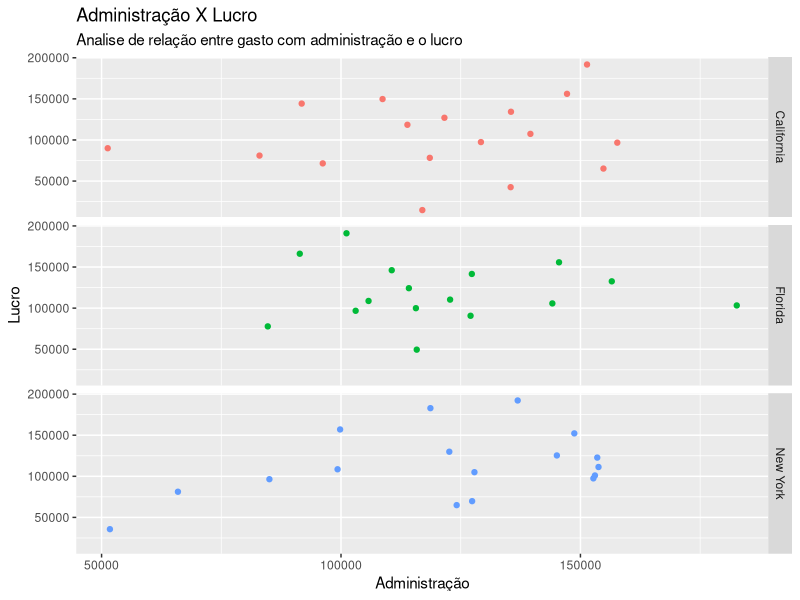
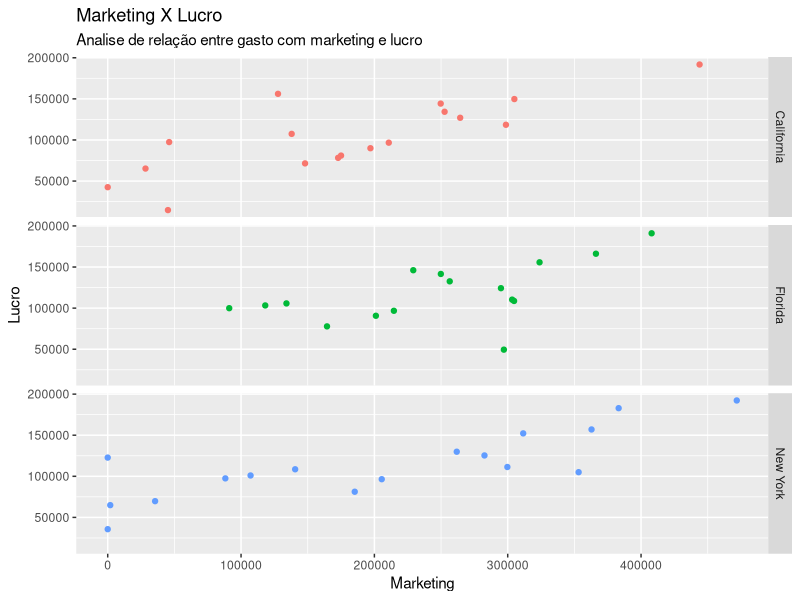
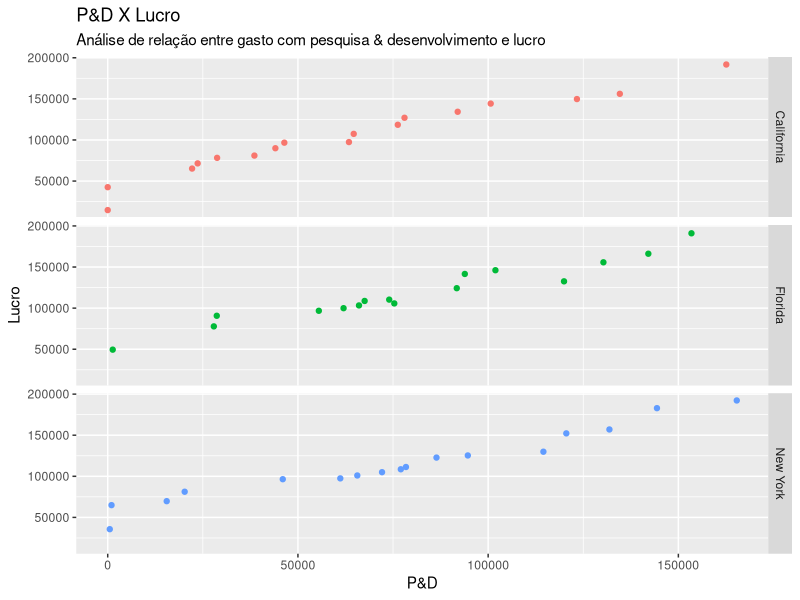
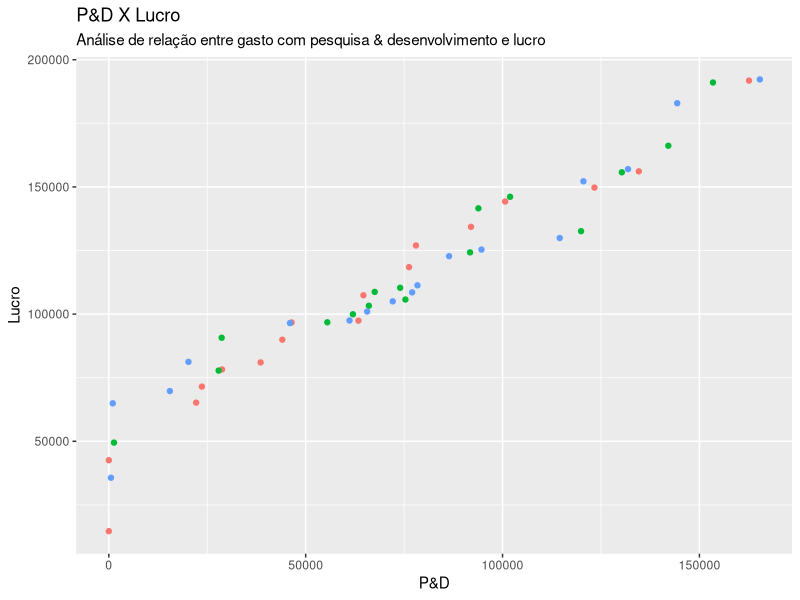
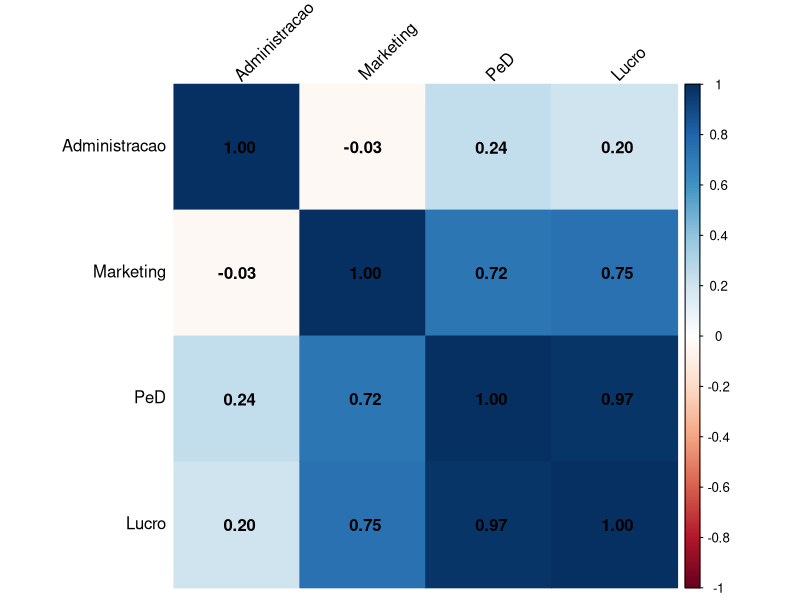
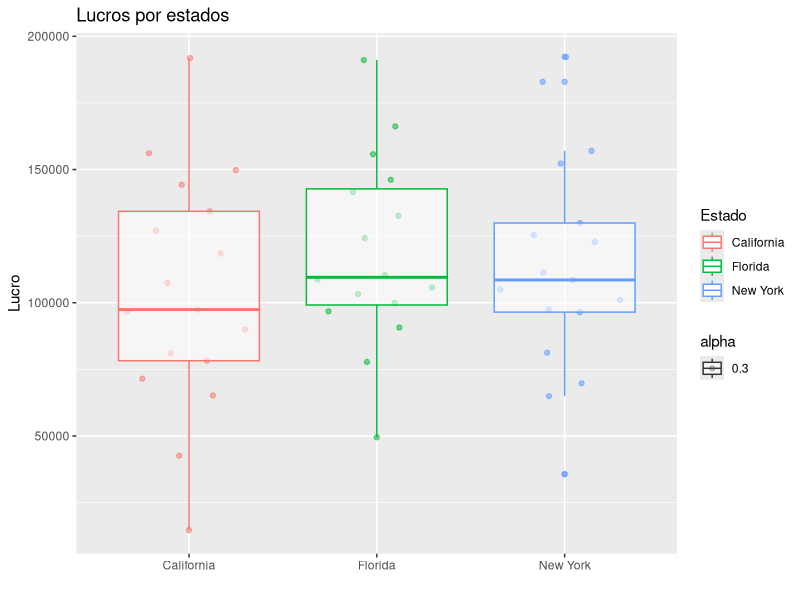
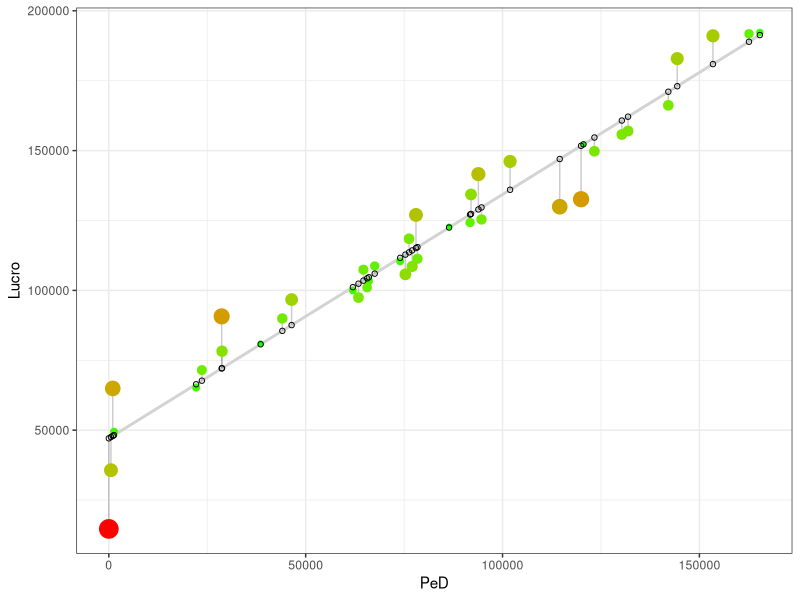
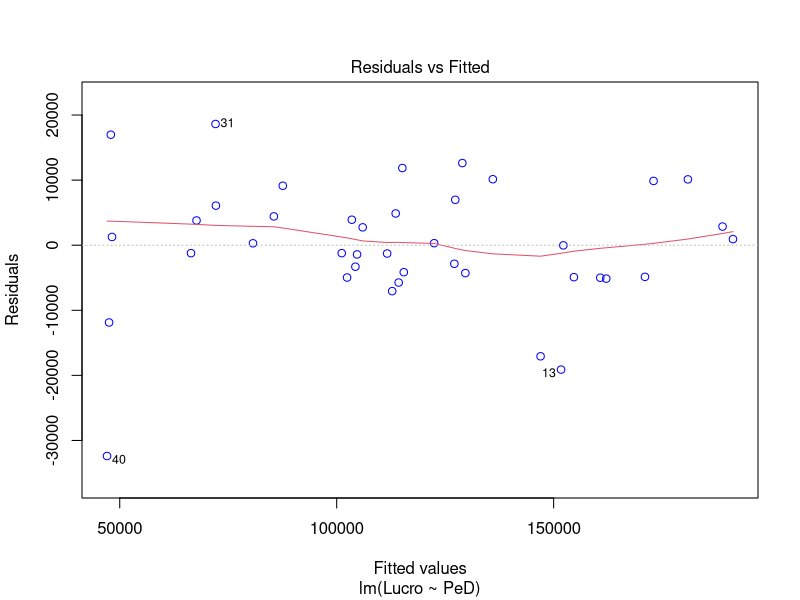

These charts were generated, in order, by the following R code:
## ---- chunk 1
library(tidyverse)
library(ggbeeswarm)
library(ggplot2)
library(corrplot)
library(caTools)
library(lmtest)
library(car)

knitr::opts_chunk$set(tidy = FALSE, fig.width = 8, fig.height = 6, echo = TRUE)

options(scipen = 999)

dataset = read_csv(here::here("data/50_startups.csv"),
                 col_types = "dddcd")

names(dataset)[names(dataset) == 'ReD'] <- 'PeD'
names(dataset)[names(dataset) == 'Administration'] <- 'Administracao'
names(dataset)[names(dataset) == 'State'] <- 'Estado'
names(dataset)[names(dataset) == 'Profit'] <- 'Lucro'
## ---- chunk 2
ggplot(data = dataset) +
    theme(legend.position="none")+
    geom_point(aes(x = Administracao, y = Lucro, color = Estado)) +
    facet_grid(Estado ~ .) +
    labs(x = "Administração", y = "Lucro", title = "Administração X Lucro", subtitle =  "Analise de relação entre gasto com administração e o lucro")
## ---- chunk 3
ggplot(data = dataset) +
    theme(legend.position="none")+
    geom_point(aes(x = Marketing, y = Lucro, color = Estado))+
    facet_grid(Estado ~ .) +
    labs(x = "Marketing", y = "Lucro", title = "Marketing X Lucro", subtitle =  "Analise de relação entre gasto com marketing e lucro")
## ---- chunk 4
ggplot(data = dataset) +
    theme(legend.position="none")+
    geom_point(aes(x = PeD, y = Lucro, color = Estado)) +
    facet_grid(Estado ~ .) +
    labs(x = "P&D", y = "Lucro", title = "P&D X Lucro", subtitle =  "Análise de relação entre gasto com pesquisa & desenvolvimento e lucro")
## ---- chunk 5
ggplot(data = dataset) +
    theme(legend.position="none")+
    geom_point(aes(x = PeD, y = Lucro, color = Estado)) +
    labs(x = "P&D", y = "Lucro", title = "P&D X Lucro", subtitle =  "Análise de relação entre gasto com pesquisa & desenvolvimento e lucro")
## ---- chunk 6
numerical_columns = dataset[c("PeD", "Lucro", "Administracao", "Marketing")]
corrplot(cor(numerical_columns), method="color",  
         order="hclust", 
         addCoef.col = "black", 
         tl.col="black", tl.srt=45, 
         sig.level = 0.01, insig = "blank"
         )
## ---- chunk 7
ggplot(data = dataset) +
    geom_quasirandom(aes(x = Estado, y = Lucro, color = Estado, alpha = 0.3))+
    geom_boxplot(aes(x = Estado, y = Lucro, color = Estado, alpha = 0.3))+
    labs(x = "", y = "Lucro", title = "Lucros por estados")
## ---- chunk 8
dataset$Estado = factor(dataset$Estado,
                       levels = c('New York', 'California', 'Florida'),
                       labels = c(1, 2, 3))
## ---- chunk 9
set.seed(100)
split = sample.split(dataset$Lucro, SplitRatio = 0.8)

training_set = subset(dataset, split == TRUE)
test_set = subset(dataset, split == FALSE)
## ---- chunk 10
regressor = lm(formula = Lucro ~ .,
               data = training_set)
summary(regressor)
## ---- chunk 11
regressor = lm(formula = Lucro ~ Marketing + PeD + Estado,
               data = training_set)
summary(regressor)
## ---- chunk 12
regressor = lm(formula = Lucro ~ Marketing + PeD,
               data = training_set)
summary(regressor)
## ---- chunk 13
regressor = lm(formula = Lucro ~ PeD,
               data = training_set)
summary(regressor)
## ---- chunk 14
predicoes = predict(regressor)
residuos = residuals(regressor)

ggplot(training_set, aes(x = PeD, y = Lucro)) +
  geom_smooth(method = "lm", se = FALSE, color = "lightgrey") +     # regression line  
  geom_segment(aes(xend = PeD, yend = predicoes), alpha = .2) +     # draw line from point to line
  geom_point(aes(color = abs(residuos), size = abs(residuos))) +    # size of the points
  scale_color_continuous(low = "green", high = "red") +             # colour of the points mapped to residual size - green smaller, red larger
  guides(color = FALSE, size = FALSE) +                             # size legend removed
  geom_point(aes(y = predicoes), shape = 1) +
  theme_bw() 
## ---- chunk 15
plot(regressor, which=1, col=c("blue"))
## ---- chunk 16
plot(regressor, which=2, col=c("blue"))
## ---- chunk 17
plot(density(residuos))
## ---- chunk 18
shapiro.test(residuos)
## ---- chunk 19
plot(regressor, which=3, col=c("blue"))  # Scale-Location Plot
## ---- chunk 20
bptest(regressor)
## ---- chunk 21
durbinWatsonTest(regressor)
